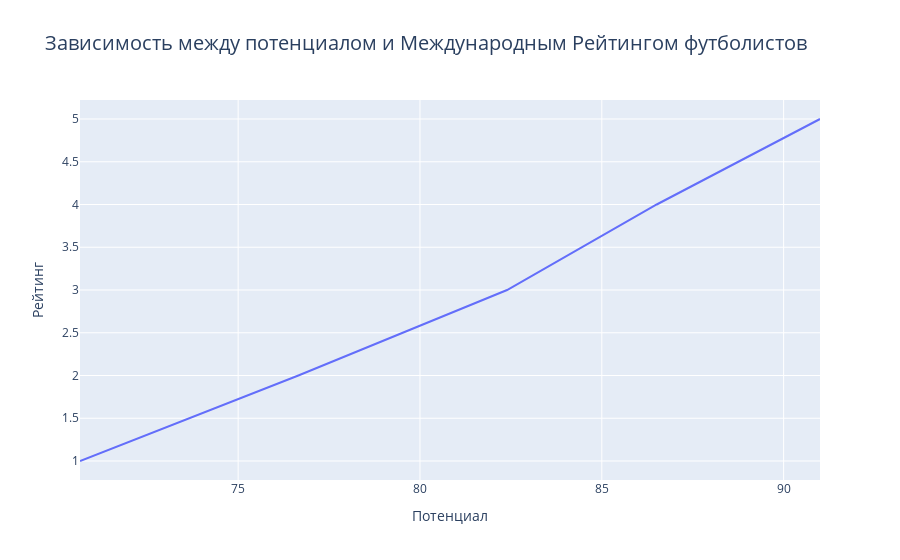

Write notebook code for a chart like this one.
### Markdown cell above
#### Зависимость между потенциалом и Международным Рейтингом футболистов
По данным, представленным на графике ниже, можно проследить что есть прямая зависимость между этими характеристиками. Чем выше больше международный рейтинг футболистов, тем выше их потенциал.

### Code cell
potential = sorted(df['Potential'].dropna().unique().tolist())
new_df2 = pd.DataFrame(potential).rename(columns = {0:'potential'})
for j in range(1, 6):
    count_potential = []
    for i in potential:
        try:
            count_potential.append(df.loc[df['International Reputation'] == j,'Potential'].value_counts()[i])
        except KeyError:
            count_potential.append(0)
    new_df2[j] = count_potential

new_df2['mid'] = new_df2[[1,2,3,4,5]].mean(axis = 1)
new_df2['mid1'] = new_df2['potential'] * new_df2[1]
sum1 = new_df2['mid1'].sum() / new_df2[1].sum()
new_df2['mid2'] = new_df2['potential'] * new_df2[2]
sum2 = new_df2['mid2'].sum() / new_df2[2].sum()
new_df2['mid3'] = new_df2['potential'] * new_df2[3]
sum3 = new_df2['mid3'].sum() / new_df2[3].sum()
new_df2['mid4'] = new_df2['potential'] * new_df2[4]
sum4 = new_df2['mid4'].sum() / new_df2[4].sum()
new_df2['mid5'] = new_df2['potential'] * new_df2[5]
sum5 = new_df2['mid5'].sum() / new_df2[5].sum()
potential_sum = [sum1, sum2, sum3, sum4, sum5]
potential_sum_count = [1,2,3,4,5]
fig = px.line(x=potential_sum, 
    y=potential_sum_count, 
    title='Зависимость между потенциалом и Международным Рейтингом футболистов')
fig.update_layout(title_font_size = 20, 
    xaxis_title = "Потенциал",
    yaxis_title = "Рейтинг")
fig.show()

### Figure 1 — Plotly figure (JSON) as saved in the notebook; plotly's stock layout.template omitted (floating-point values rounded to 4 significant figures)
{"data": [{"hovertemplate": "x=%{x}<br>y=%{y}<extra></extra>", "legendgroup": "", "line": {"color": "#636efa", "dash": "solid"}, "marker": {"symbol": "circle"}, "mode": "lines", "name": "", "orientation": "v", "showlegend": false, "type": "scatter", "x": [70.65, 76.66, 82.39, 86.51, 91], "xaxis": "x", "y": [1, 2, 3, 4, 5], "yaxis": "y"}], "layout": {"legend": {"tracegroupgap": 0}, "title": {"font": {"size": 20}, "text": "Зависимость между потенциалом и Международным Рейтингом футболистов"}, "xaxis": {"anchor": "y", "domain": [0, 1], "title": {"text": "Потенциал"}}, "yaxis": {"anchor": "x", "domain": [0, 1], "title": {"text": "Рейтинг"}}}}
